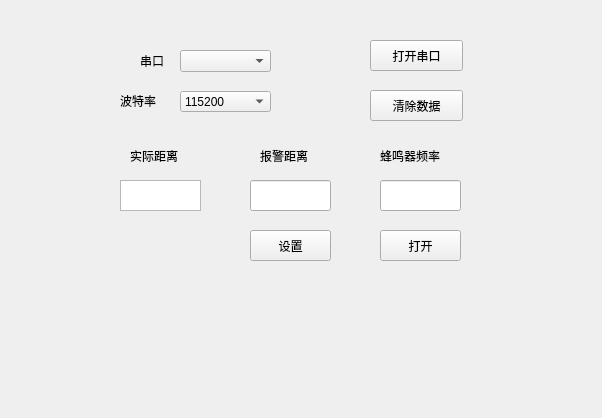
<?xml version="1.0" encoding="UTF-8"?>
<ui version="4.0">
 <class>Form</class>
 <widget class="QWidget" name="Form">
  <property name="geometry">
   <rect>
    <x>0</x>
    <y>0</y>
    <width>602</width>
    <height>418</height>
   </rect>
  </property>
  <property name="windowTitle">
   <string>超声波倒车预警</string>
  </property>
  <property name="windowIcon">
   <iconset>
    <normaloff>hust.ico</normaloff>hust.ico</iconset>
  </property>
  <widget class="QPushButton" name="pushButton_2">
   <property name="geometry">
    <rect>
     <x>250</x>
     <y>230</y>
     <width>81</width>
     <height>31</height>
    </rect>
   </property>
   <property name="text">
    <string>设置</string>
   </property>
  </widget>
  <widget class="QLabel" name="label">
   <property name="geometry">
    <rect>
     <x>260</x>
     <y>140</y>
     <width>72</width>
     <height>31</height>
    </rect>
   </property>
   <property name="text">
    <string>报警距离</string>
   </property>
  </widget>
  <widget class="QLineEdit" name="lineEdit">
   <property name="geometry">
    <rect>
     <x>250</x>
     <y>180</y>
     <width>81</width>
     <height>31</height>
    </rect>
   </property>
  </widget>
  <widget class="QComboBox" name="comboBox">
   <property name="geometry">
    <rect>
     <x>180</x>
     <y>50</y>
     <width>91</width>
     <height>22</height>
    </rect>
   </property>
  </widget>
  <widget class="QComboBox" name="comboBox_2">
   <property name="geometry">
    <rect>
     <x>180</x>
     <y>91</y>
     <width>91</width>
     <height>21</height>
    </rect>
   </property>
   <item>
    <property name="text">
     <string>115200</string>
    </property>
   </item>
   <item>
    <property name="text">
     <string>9600</string>
    </property>
   </item>
  </widget>
  <widget class="QPushButton" name="pushButton_3">
   <property name="geometry">
    <rect>
     <x>370</x>
     <y>40</y>
     <width>93</width>
     <height>31</height>
    </rect>
   </property>
   <property name="text">
    <string>打开串口</string>
   </property>
  </widget>
  <widget class="QLabel" name="label_3">
   <property name="geometry">
    <rect>
     <x>140</x>
     <y>50</y>
     <width>72</width>
     <height>21</height>
    </rect>
   </property>
   <property name="text">
    <string>串口</string>
   </property>
  </widget>
  <widget class="QLabel" name="label_4">
   <property name="geometry">
    <rect>
     <x>120</x>
     <y>90</y>
     <width>72</width>
     <height>21</height>
    </rect>
   </property>
   <property name="text">
    <string>波特率</string>
   </property>
  </widget>
  <widget class="QTextBrowser" name="textBrowser_2">
   <property name="geometry">
    <rect>
     <x>120</x>
     <y>180</y>
     <width>81</width>
     <height>31</height>
    </rect>
   </property>
  </widget>
  <widget class="QLabel" name="label_5">
   <property name="geometry">
    <rect>
     <x>130</x>
     <y>140</y>
     <width>61</width>
     <height>31</height>
    </rect>
   </property>
   <property name="text">
    <string>实际距离</string>
   </property>
  </widget>
  <widget class="QPushButton" name="pushButton">
   <property name="geometry">
    <rect>
     <x>370</x>
     <y>90</y>
     <width>93</width>
     <height>31</height>
    </rect>
   </property>
   <property name="text">
    <string>清除数据</string>
   </property>
  </widget>
  <widget class="QLineEdit" name="lineEdit_2">
   <property name="geometry">
    <rect>
     <x>380</x>
     <y>180</y>
     <width>81</width>
     <height>31</height>
    </rect>
   </property>
  </widget>
  <widget class="QLabel" name="label_2">
   <property name="geometry">
    <rect>
     <x>380</x>
     <y>140</y>
     <width>81</width>
     <height>31</height>
    </rect>
   </property>
   <property name="text">
    <string>蜂鸣器频率</string>
   </property>
  </widget>
  <widget class="QPushButton" name="pushButton_4">
   <property name="geometry">
    <rect>
     <x>380</x>
     <y>230</y>
     <width>81</width>
     <height>31</height>
    </rect>
   </property>
   <property name="text">
    <string>打开</string>
   </property>
  </widget>
 </widget>
 <resources/>
 <connections/>
</ui>
